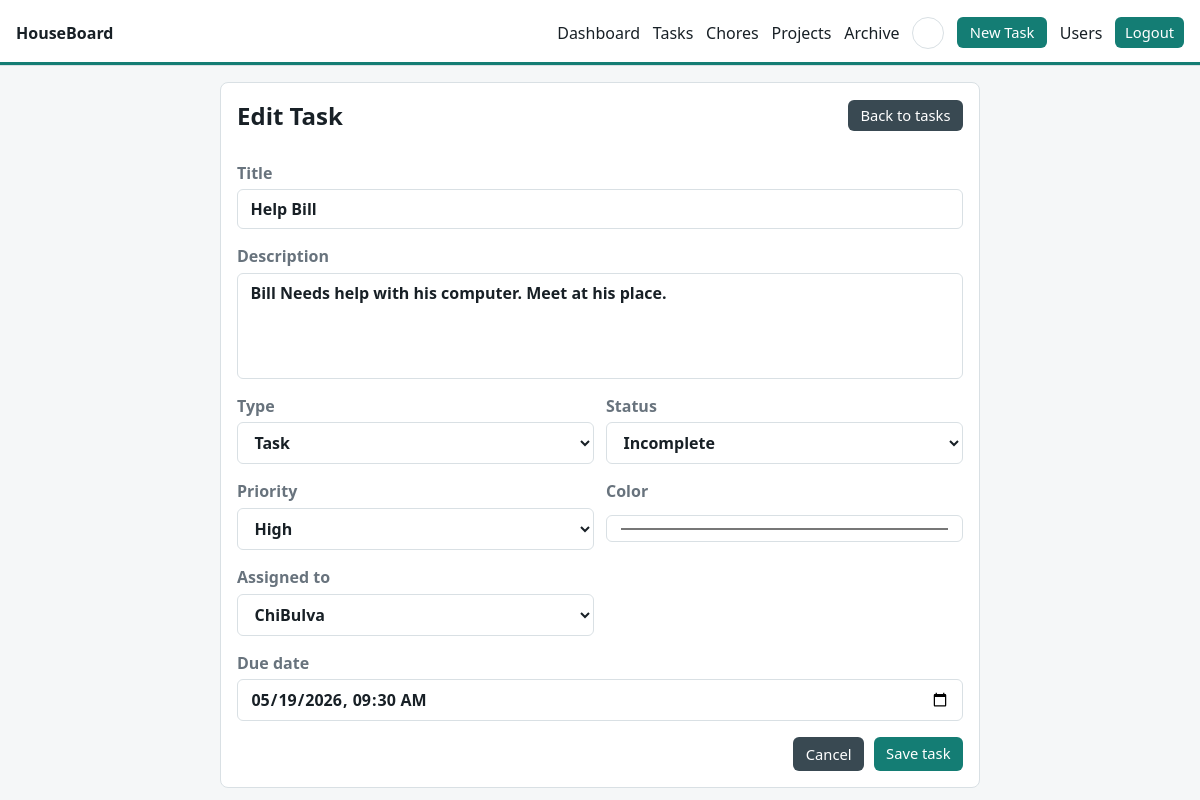
The app's page /tasks/23/edit (signed in), older data.
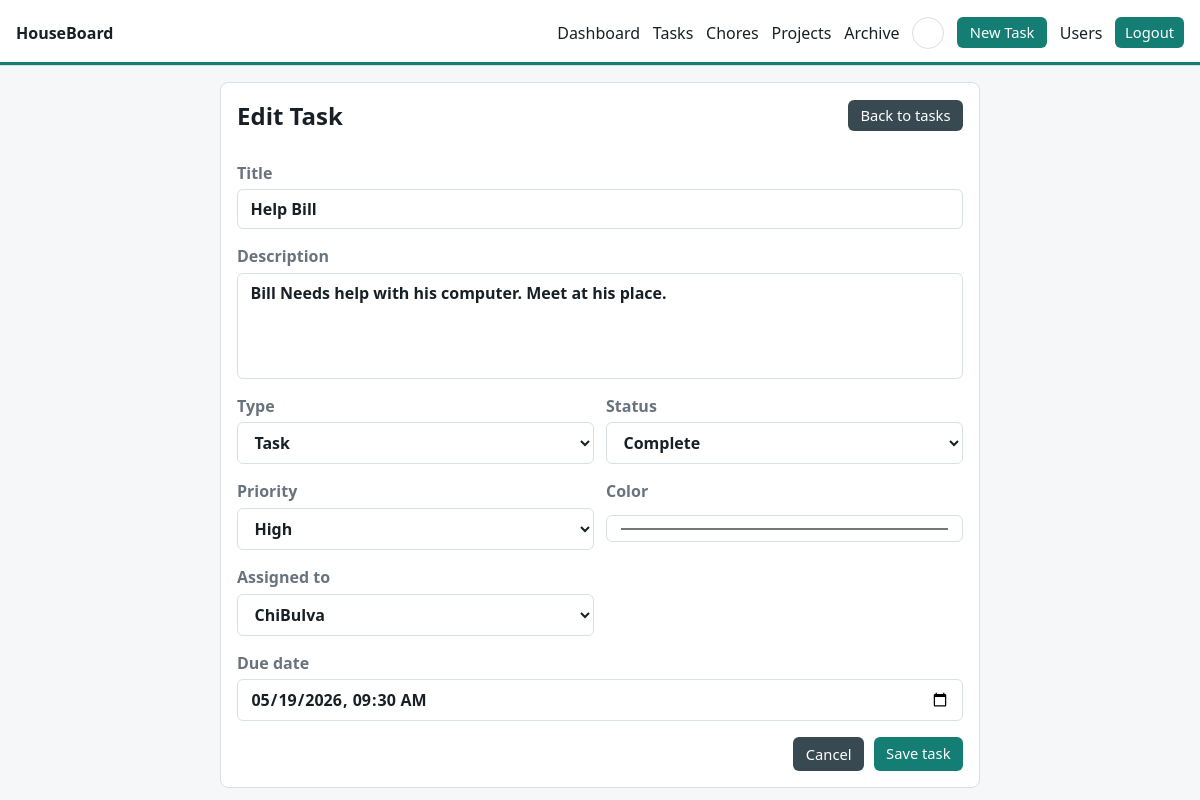
The same page, newer data.
### app/models.py (models this page shows)
class Task(Base):
    __tablename__ = "tasks"
    id: Mapped[int] = mapped_column(Integer, primary_key=True)
    title: Mapped[str] = mapped_column(String(160), index=True)
    description: Mapped[str] = mapped_column(Text, default="")
    type: Mapped[str] = mapped_column(String(20), default="chore")
    status: Mapped[str] = mapped_column(String(20), default="incomplete", index=True)
    priority: Mapped[int] = mapped_column(Integer, default=2)
    color: Mapped[str] = mapped_column(String(20), default="#147d74")
    assigned_to: Mapped[int | None] = mapped_column(ForeignKey("users.id"), nullable=True)
    project_name: Mapped[str] = mapped_column(String(120), default="", index=True)
    project_order: Mapped[int] = mapped_column(Integer, default=0)
    reset_frequency: Mapped[str] = mapped_column(String(30), default="daily")
    reset_value: Mapped[str] = mapped_column(String(100), default="")
    due_at: Mapped[datetime | None] = mapped_column(DateTime(timezone=True), nullable=True)
    completed_date: Mapped[date | None] = mapped_column(Date, nullable=True, index=True)
    next_reset_at: Mapped[datetime | None] = mapped_column(DateTime(timezone=True), nullable=True)
    created_at: Mapped[datetime] = mapped_column(DateTime(timezone=True), default=utcnow)
    updated_at: Mapped[datetime] = mapped_column(DateTime(timezone=True), default=utcnow)
    assignee: Mapped[User | None] = relationship(back_populates="tasks")
    history: Mapped[list["TaskHistory"]] = relationship(
        back_populates="task", cascade="all, delete-orphan"
    )

class User(Base):
    __tablename__ = "users"
    id: Mapped[int] = mapped_column(Integer, primary_key=True)
    username: Mapped[str] = mapped_column(String(80), unique=True, index=True)
    totp_secret: Mapped[str] = mapped_column(String(64))
    role: Mapped[str] = mapped_column(String(20), default="user")
    active: Mapped[bool] = mapped_column(Boolean, default=True)
    created_at: Mapped[datetime] = mapped_column(DateTime(timezone=True), default=utcnow)
    tasks: Mapped[list["Task"]] = relationship(back_populates="assignee")

### app/main.py (the view)
@app.get("/tasks/{task_id}/edit", response_class=HTMLResponse)
def edit_task_form(
    request: Request,
    task_id: int,
    user: User = Depends(get_current_user),
    db: Session = Depends(get_db),
):
    task = db.get(Task, task_id)
    if not task:
        return redirect("/app")
    users = db.scalars(select(User).order_by(User.username)).all()
    projects = project_names(db)
    if task.project_name and task.project_name not in projects:
        projects.append(task.project_name)
        projects.sort()
    selected_project = task.project_name or (projects[0] if projects else "")
    return render(
        request,
        "task_editor.html",
        {
            "user": user,
            "task": task,
            "users": users,
            "projects": projects,
            "mode": "edit",
            "default_type": task.type or "task",
            "selected_project": selected_project,
            "used_orders": used_project_orders(db, selected_project, task.id),
            "suggested_order": task.project_order or 0,
            "action": f"/tasks/{task.id}/edit",
            "submit_label": "Save task",
        },
    )

### app/templates/task_editor.html (shortened to what this page needs)
{% extends "base.html" %}
{% block content %}
<section class="editor-layout">
  <form method="post" action="{{ action }}" class="panel stack task-editor">
    <div class="section-title">
      <h1>{{ "New Task" if mode == "new" else "Edit Task" }}</h1>
      <a class="button-link secondary-link" href="/app">Back to tasks</a>
    </div>
    <label>Title <input name="title" value="{{ task.title if task else '' }}" required autofocus></label>
    <label>Description <textarea name="description" rows="4">{{ task.description if task else '' }}</textarea></label>
    <div class="grid-2">
      <label>Type
        <select name="type" data-task-type>
          {% set current_type = task.type if task else default_type %}
          <option value="task" {% if current_type == "task" %}selected{% endif %}>Task</option>
        </select>
      </label>
      {% if mode == "edit" %}
        <label>Status
          {% set current_status = task.status if task else "incomplete" %}
          <select name="status">
            <option value="incomplete" {% if current_status != "complete" %}selected{% endif %}>Incomplete</option>
            <option value="complete" {% if current_status == "complete" %}selected{% endif %}>Complete</option>
          </select>
        </label>
      {% else %}
        <input type="hidden" name="status" value="incomplete">
      {% endif %}
    </div>
    <div class="grid-2">
      <label>Priority
        {% set current_priority = task.priority if task else 2 %}
        <select name="priority">
          <option value="3" {% if current_priority == 3 %}selected{% endif %}>High</option>
        </select>
      </label>
      <label>Color <input name="color" type="color" value="{{ task.color if task else '#147d74' }}"></label>
    </div>
    <div class="grid-2">
      <label>Assigned to
        <select name="assigned_to">
          {% for person in users %}
            <option value="{{ person.id }}" {% if task and task.assigned_to == person.id %}selected{% endif %}>{{ person.username }}</option>
          {% endfor %}
        </select>
      </label>
    </div>
      {% set current_reset = task.reset_frequency if task else "daily" %}
      {% set selected_weekdays = task.reset_value | chore_weekdays if task else [] %}
    <label data-editor-section="task">Due date <input name="due_at" type="datetime-local" value="{{ task.due_at | datetime_local if task else '' }}"></label>
    <div class="form-actions">
      <a class="button-link secondary-link" href="/app">Cancel</a>
      <button type="submit">{{ submit_label }}</button>
    </div>
  </form>
</section>
{% endblock %}

Row changes from the older to the newer data that the page shows:
changed Task "Help Bill": status "Incomplete" → "Complete"
